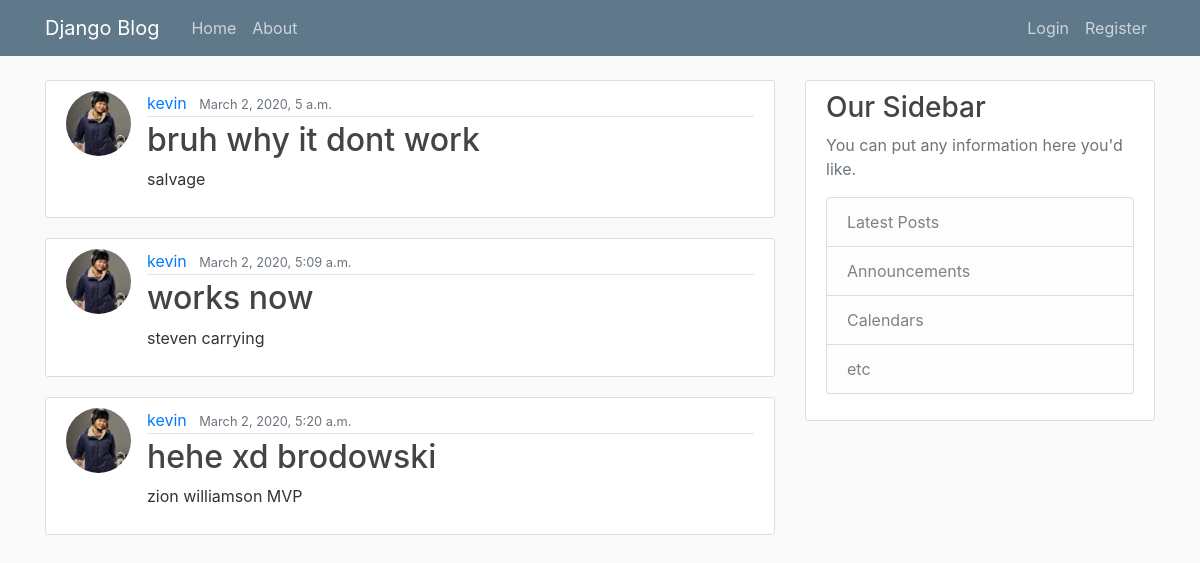
The page / on the database its author committed.
### blog/models.py (models this page shows, shortened)
class Post(models.Model):
  title = models.CharField(max_length=100)
  content = models.TextField()
  date_posted = models.DateTimeField(default=timezone.now)
  author = models.ForeignKey(User, on_delete=models.CASCADE)

### users/models.py (models this page shows, shortened)
class Profile(models.Model):
  user = models.OneToOneField(User, on_delete=models.CASCADE)
  biography = models.TextField()
  image = models.ImageField(default='default.jpg', upload_to='profile_pics')

### blog/views.py (the view)
# urls.py: path('', views.home, name='blog-home'),
def home(request):
  context = {
    'posts': Post.objects.all()
  }
  return render(request, 'blog/home.html', context)

### blog/templates/blog/home.html
{% extends "blog/base.html" %}
{% block content %}
  {% for post in posts %}
    <article class="media content-section">
      <img class="rounded-circle article-img" src="{{ post.author.profile.image.url }}">
      <div class="media-body">
        <div class="article-metadata">
          <a class="mr-2" href="#">{{ post.author }}</a>
          <small class="text-muted">{{ post.date_posted }}</small>
        </div>
        <h2><a class="article-title" href="#">{{ post.title }}</a></h2>
        <p class="article-content">{{ post.content }}</p>
      </div>
    </article>
  {% endfor %}
{% endblock content %}

### blog/static/blog/main.css (style rules this page uses)
body { background: #fafafa; color: #333333; margin-top: 5rem; }
h1, h2, h3, h4, h5, h6 { color: #444444; }
.content-section { background: #ffffff; padding: 10px 20px; border: 1px solid #dddddd; border-radius: 3px; margin-bottom: 20px; }
.article-title { color: #444444; }
.article-content { white-space: pre-line; }
.article-img { height: 65px; width: 65px; margin-right: 16px; }
.article-metadata { padding-bottom: 1px; margin-bottom: 4px; border-bottom: 1px solid #e3e3e3 }

### rows shown on the page
Post: author.profile.image (picture), author "kevin", date_posted "March 2, 2020, 5 a.m.", title "bruh why it dont work", content "salvage"
Post: author.profile.image (picture), author "kevin", date_posted "March 2, 2020, 5:09 a.m.", title "works now", content "steven carrying"
Post: author.profile.image (picture), author "kevin", date_posted "March 2, 2020, 5:20 a.m.", title "hehe xd brodowski", content "zion williamson MVP"
